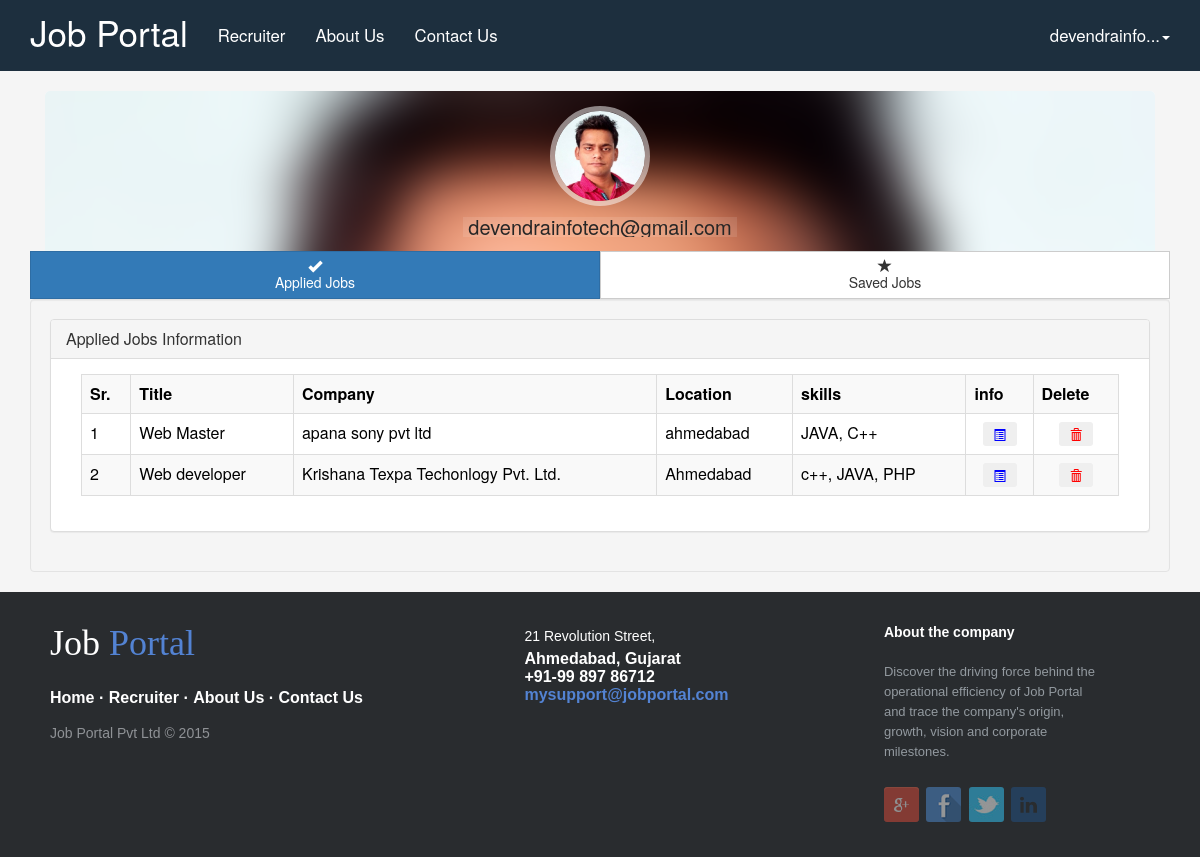
Before: /managejobs.php (signed in) with the older database file.
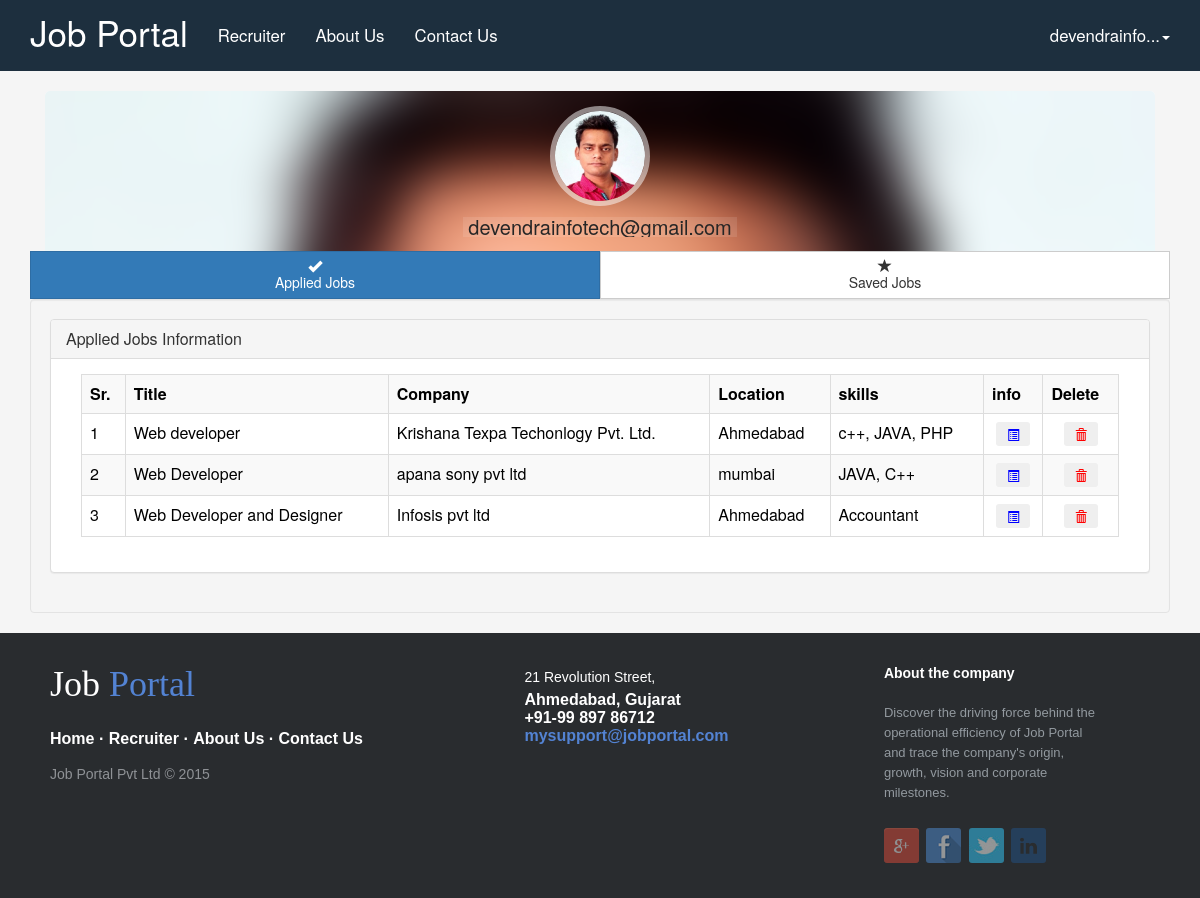
After: the same page with the newer database file.
### tables this page shows
CREATE TABLE IF NOT EXISTS `tbljobseekermst` (
`jobseeker_id` int(5) NOT NULL,
  `create_date` date NOT NULL,
  `username` varchar(30) NOT NULL COMMENT 'username',
  `user_password` varchar(30) NOT NULL,
  `firstname` varchar(30) NOT NULL,
  `lastname` varchar(30) NOT NULL,
  `Mobileno` bigint(12) NOT NULL,
  `emailid` varchar(30) NOT NULL,
  `dateofbirth` date NOT NULL,
  `resume_headline` varchar(200) NOT NULL,
  `cityid` int(11) NOT NULL,
  `totalexpyear` smallint(6) NOT NULL,
  `functional_area` int(11) NOT NULL COMMENT 'Or Industry ',
  `key_skill` varchar(50) NOT NULL,
  `role` varchar(30) NOT NULL,
  `user_state` varchar(40) NOT NULL,
  `user_city` varchar(30) NOT NULL,
  `profile_summary` varchar(400) NOT NULL,
  `Gender` char(1) NOT NULL,
  `contact_id` int(7) NOT NULL,
  `sec_que` varchar(100) NOT NULL,
  `sec_ans` varchar(50) NOT NULL,
  `photopath` varchar(100) NOT NULL,
  `address` varchar(50) NOT NULL,
  `pincode` varchar(6) NOT NULL
);

CREATE TABLE IF NOT EXISTS `userjobapplication` (
`appid` int(7) NOT NULL,
  `jobid` int(11) NOT NULL,
  `jobdesignation` varchar(100) NOT NULL,
  `jobskill` varchar(50) NOT NULL,
  `workexp` int(7) NOT NULL,
  `qualification` varchar(50) NOT NULL,
  `locationofhiring` varchar(50) NOT NULL,
  `company` varchar(50) NOT NULL,
  `AScon` int(1) NOT NULL,
  `jobseekerid` int(7) NOT NULL
);

### userSession.php (called while the page is built, shortened)
<?php
include_once './Development/commonfiles/connection.php';
if(isset($_SESSION['login_user'])){
$usercheck = $_SESSION['login_user'];
$session_query = "SELECT * FROM `tbljobseekermst` WHERE `username` = '$usercheck'";
$session_result = mysqli_query($conn, $session_query);
$session_row = mysqli_fetch_assoc($session_result);
$login_session = $session_row['username'];
$login_id = $session_row['jobseeker_id'];
}
?>

### managejobs.php (the view, shortened to what this page needs)
<?php
	include_once 'userSession.php';
    include_once 'Development/commonfiles/general_function.php';
?>
<?php
	include_once './Development/commonfiles/header.php';
?>
<head>
	<link rel="stylesheet" href="./Design/manual/css/userprofile.css" />
</head>
<div class="container">
<div class="col-lg-12 col-sm-12">
    <div class="card hovercard">
        <div class="card-background">
        </div>
        <div class="useravatar">
            <img alt="" src="Design/Images/dev.jpg">
        </div>
        <div class="card-info"> <span class="card-title"><?php echo $login_session; ?></span>
        </div>
    </div>
 </div>
   <div class="btn-pref btn-group btn-group-justified btn-group-lg" role="group" aria-label="...">
        <div class="btn-group" role="group">
            <button type="button" id="stars" class="btn btn-primary" href="#tab1" data-toggle="tab">
            	<span class="glyphicon glyphicon-ok" aria-hidden="true"></span>
                <div class="hidden-xs">Applied Jobs</div>
            </button>
        </div>
        <div class="btn-group" role="group">
            <button type="button" id="favorites" class="btn btn-default" href="#tab2" data-toggle="tab">
            	<span class="glyphicon glyphicon-star" aria-hidden="true"></span>
                <div class="hidden-xs">Saved Jobs</div>
            </button>
        </div>
	</div>
  <div class="well">
      <div class="tab-content">
        <div class="tab-pane fade in active" id="tab1">
            <div class="panel-group" id="accordion">
                <div class="panel panel-default">
                    <div class="panel-heading">
                        <h3 class="panel-title">
                            <a data-toggle="collapse" data-parent="#accordion"href="#collapseOne">
                            Applied Jobs Information</a>
                        </h3>
                    </div>
			            <div id="collapseOne" class="panel-collapse collapse in">
			            <div class="panel-body">
			            <div class="col-lg-12">
			            <table class="table table-responsive table-striped table-hover table-bordered" style="width: inherit" id="editable-sample">
        				<tr><th>Sr.</th><th>Title</th><th>Company</th><th>Location</th><th>skills</th><th>info</th><th>Delete</th></tr>
        				<?php
        				$query = "SELECT appid,jobdesignation,jobskill,locationofhiring,company FROM `userjobapplication` WHERE jobseekerid = '$login_id' AND AScon = '1'";
						$result = mysqli_query($conn, $query);
						$i=1;
        				while($row = mysqli_fetch_assoc($result)){
        					?>
        					<tr>
        					<td><?php echo $i++?></td><td><?php echo $row['jobdesignation'];?></td><td><?php echo $row['company'];?></td><td><?php echo $row['locationofhiring'];?></td><td><?php echo $row['jobskill'];?></td>
        					<form method="post" action="manageJobVerifyBtnAction.php">
        					<td style="text-align: center;">
        						<button type="submit" name="allinformationbutton" class="btn btn-sm" aria-label="Left Align" style="color:blue;">
        						<span class="glyphicon glyphicon-list-alt"></span>
        						</button>
        						</td>
        					<td style="text-align: center;">
        						<button type="submit" name="deletebutton" class="btn btn-sm" aria-label="Left Align" style="color:red;">
        						<span class="glyphicon glyphicon-trash"></span>
        						</button>
        						</td>
        					</form>
        					</tr>
        					<?php
        				}
        				?>
						</table>
                    </div>
                </div>
            </div>
            </div>
        </div>
    </div>
        </div>
      </div>
    </div>
    <?php
    include_once './Development/commonfiles/footer.php';
    ?>

### Development/commonfiles/header.php (shortened to what this page needs)
<!DOCTYPE html>
<html lang="en"><head>
		<link type="text/css" href="Design/manual/css/jquery-ui.min.css" rel="stylesheet"/>
		<link type="text/css" href="Design/bootstrap/css/bootstrap.css" rel="stylesheet">
		<link type="text/css" href="Design/manual/css/footer-distri.css" rel="stylesheet">
		<link type="text/css" href="Design/manual/css/style.css" rel="stylesheet"/>
		<link type="text/css" href="Design/manual/css/testimonials.css" rel="stylesheet"/>
		<link type="text/css" href="Design/validation/formValidation.min.css" rel="stylesheet"/>
	</head>
	<body>
<nav class="navbar navbar-default navbar-static-top">
      <div class="container">
        <div class="navbar-header">
          <a class="navbar-brand" href="index.php">Job Portal</a>
        </div>
        <div id="navbar" class="navbar-collapse collapse">
          <ul class="nav navbar-nav">
            <li class="default"><a href="recruiter_registration.php">Recruiter</a></li>
            <li class="default"><a href="aboutus.php">About Us</a></li>
            <li class="default"><a href="contactus.php">Contact Us</a></li>
          </ul>
			  	<?php
			  	if(isset($_SESSION['login_user'])){
			  		include_once 'header_right_with_login.php';
			  	}else if(isset($_SESSION['login_recruiter'])){
					include_once 'recruiter_header_right.php';
				}
				else{
					include_once 'header_right_without_login.php';
				}
			  	?>
        </div>
      </div>
    </nav>

### Development/commonfiles/header_right_with_login.php (shortened to what this page needs)
<ul class="nav navbar-nav navbar-right">
     <li class="dropdown">
              <a href="#" class="dropdown-toggle" data-toggle="dropdown" role="button" aria-haspopup="true" aria-expanded="false"><?php echo mb_strimwidth($login_session,0,15,"...") ?><span class="caret"></span></a>
            </li>
          </ul>

### Development/commonfiles/footer.php (shortened to what this page needs)
<footer class="footer-distributed">
			<div class="footer-left">
				<h3>Job <span> Portal</span></h3>
				<p class="footer-links">
					<a href="index.php">Home</a>
					·
					<a href="recruiter_registration.php">Recruiter</a>
					·
					<a href="aboutus.php">About Us</a>
					·
					<a href="contactus.php">Contact Us</a>
				</p>
				<p class="footer-company-name">Job Portal Pvt Ltd &copy; 2015</p>
			</div>
			<div class="footer-center">
				<div>
					<p><span>21 Revolution Street,</span> Ahmedabad, Gujarat</p>
				</div>
				<div>
					<p>+91-99 897 86712</p>
				</div>
				<div>
					<p><a href="mailto:support@company.com">mysupport@jobportal.com</a></p>
				</div>
			</div>
			<div class="footer-right">
				<p class="footer-company-about">
					<span>About the company</span>
					Discover the driving force behind the operational efficiency of Job Portal and trace the company's origin, growth, vision and corporate milestones.
					</p>
				<div class="footer-icons">
					<a href="#"><img src="design/Images/icons/brandfootericon/google.png"></a>
					<a href="#"><img src="design/Images/icons/brandfootericon/fb.png"></a>
					<a href="#"><img src="design/Images/icons/brandfootericon/tweet.jpg"></a>
					<a href="#"><img src="design/Images/icons/brandfootericon/linked.png"></a>
				</div>
			</div>
		</footer>
 </body>
</html>

### Design/manual/css/footer-distri.css (style rules this page uses)
.footer-distributed { background-color: #292c2f;* box-shadow: 0 1px 1px 0 rgba(0, 0, 0, 0.12); box-sizing: border-box; width: 100%; text-align: left; font: bold 16px sans-serif; padding: 30px 50px; margin-top: 0px; }
.footer-distributed .footer-left, .footer-distributed .footer-center, .footer-distributed .footer-right { display: inline-block; vertical-align: top; }
.footer-distributed .footer-left { width: 40%; }
.footer-distributed h3 { color: #ffffff; font: normal 36px 'Cookie', cursive; margin: 0; }
.footer-distributed h3 span { color: #5383d3; }
.footer-distributed .footer-links { color: #ffffff; margin: 20px 0 12px; padding: 0; }
.footer-distributed .footer-links a { display:inline-block; line-height: 1.8; text-decoration: none; color: inherit; }
.footer-distributed .footer-company-name { color: #8f9296; font-size: 14px; font-weight: normal; margin: 0; }
.footer-distributed .footer-center { width: 35%; }
.footer-distributed .footer-center p { display: inline-block; color: #ffffff; vertical-align: middle; margin:0; }
.footer-distributed .footer-center p span { display:block; font-weight: normal; font-size:14px; line-height:2; }
.footer-distributed .footer-center p a { color: #5383d3; text-decoration: none;; }
.footer-distributed .footer-right { width: 20%; }
.footer-distributed .footer-company-about { line-height: 20px; color: #92999f; font-size: 13px; font-weight: normal; margin: 0; }
.footer-distributed .footer-company-about span { display: block; color: #ffffff; font-size: 14px; font-weight: bold; margin-bottom: 20px; }
.footer-distributed .footer-icons { margin-top: 25px; }
.footer-distributed .footer-icons a { display: inline-block; width: 35px; height: 35px; cursor: pointer; border-radius: 2px; font-size: 20px; color: #ffffff; text-align: center; line-height: 35px; margin-right: 3px; margin-bottom: 5px; }
.footer-distributed img { border-radius:3px; transition: border-radius 1s; opacity:0.5; }

### Design/manual/css/style.css (style rules this page uses)
body { color:#000; background-color:#F5F5F5; }

### Design/manual/css/userprofile.css (style rules this page uses)
.card { margin-top: 20px; padding: 30px; background-color: rgba(214, 224, 226, 0.2); -webkit-border-top-left-radius:5px; -moz-border-top-left-radius:5px; border-top-left-radius:5px; -webkit-border-top-right-radius:5px; -moz-border-top-right-radius:5px; border-top-right-radius:5px; -webkit-box-sizing: border-box; -moz-box-sizing: border-box; box-sizing: border-box; }
.card.hovercard { position: relative; padding-top: 0; overflow: hidden; text-align: center; background-color: #fff; background-color: rgba(255, 255, 255, 1); }
.card.hovercard .card-background { height: 130px; }
.card.hovercard .useravatar { position: absolute; top: 15px; left: 0; right: 0; }
.card.hovercard .useravatar img { width: 100px; height: 100px; max-width: 100px; max-height: 100px; -webkit-border-radius: 50%; -moz-border-radius: 50%; border-radius: 50%; border: 5px solid rgba(255, 255, 255, 0.5); }
.card.hovercard .card-info { position: absolute; bottom: 14px; left: 0; right: 0; }
.card.hovercard .card-info .card-title { padding:0 5px; font-size: 20px; line-height: 1; color: #262626; background-color: rgba(255, 255, 255, 0.1); -webkit-border-radius: 4px; -moz-border-radius: 4px; border-radius: 4px; }
.card.hovercard .card-info { overflow: hidden; font-size: 12px; line-height: 20px; color: #737373; text-overflow: ellipsis; }
.btn-pref .btn { -webkit-border-radius:0 !important; }

Changed rows visible on the page:
removed userjobapplication: jobdesignation "Web Master", company "apana sony pvt ltd", locationofhiring "ahmedabad", jobskill "JAVA, C++"
added userjobapplication: jobdesignation "Web Developer", company "apana sony pvt ltd", locationofhiring "mumbai", jobskill "JAVA, C++"
added userjobapplication: jobdesignation "Web Developer and Designer", company "Infosis pvt ltd", locationofhiring "Ahmedabad", jobskill "Accountant"
